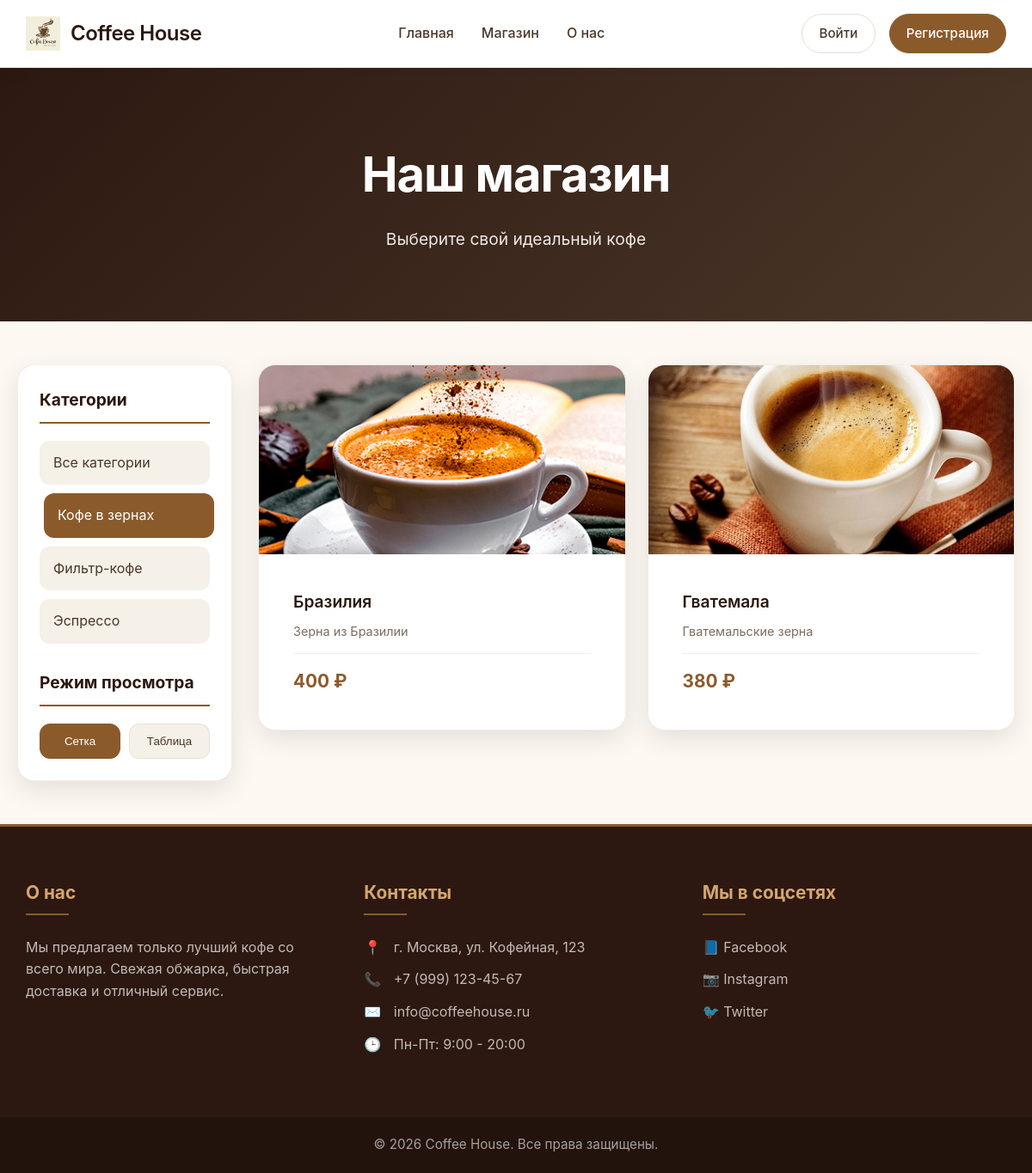
Page /shop.php?category=3 on the committed database.
### tables this page shows
CREATE TABLE categories (
    id INT AUTO_INCREMENT PRIMARY KEY,
    name VARCHAR(50) NOT NULL,
    description TEXT
);

CREATE TABLE products (
    id INT AUTO_INCREMENT PRIMARY KEY,
    category_id INT,
    name VARCHAR(100) NOT NULL,
    description TEXT,
    full_description TEXT,
    price DECIMAL(10, 2) NOT NULL,
    image VARCHAR(255),
    stock INT DEFAULT 0,
    characteristics JSON,
    created_at TIMESTAMP DEFAULT CURRENT_TIMESTAMP,
    FOREIGN KEY (category_id) REFERENCES categories(id)
);

### shop.php (the view, shortened to what this page needs)
<?php
include 'includes/header.php';
$categories_query = "SELECT * FROM categories ORDER BY name";
$categories_result = mysqli_query($conn, $categories_query);
$where = "1=1";
if (isset($_GET['category']) && !empty($_GET['category'])) {
    $category_id = (int)$_GET['category'];
    $where .= " AND category_id = $category_id";
}
$products_query = "SELECT * FROM products WHERE $where ORDER BY created_at DESC";
$products_result = mysqli_query($conn, $products_query);
?>
<div class="shop-header">
    <div class="container">
        <h1>Наш магазин</h1>
        <p>Выберите свой идеальный кофе</p>
    </div>
</div>
<div class="shop-container">
    <aside class="shop-sidebar">
        <h3>Категории</h3>
        <ul class="category-filter">
            <li>
                <a href="shop.php" <?php echo !isset($_GET['category']) ? 'class="active"' : ''; ?>>
                    Все категории
                </a>
            </li>
            <?php
            if ($categories_result && mysqli_num_rows($categories_result) > 0) {
                while ($category = mysqli_fetch_assoc($categories_result)):
            ?>
            <li>
                <a href="shop.php?category=<?php echo $category['id']; ?>"
                   <?php echo (isset($_GET['category']) && $_GET['category'] == $category['id']) ? 'class="active"' : ''; ?>>
                    <?php echo htmlspecialchars($category['name']); ?>
                </a>
            </li>
            <?php
                endwhile;
            }
            ?>
        </ul>
        <h3>Режим просмотра</h3>
        <div class="view-toggle">
            <button class="view-btn active" data-view="grid">Сетка</button>
            <button class="view-btn" data-view="table">Таблица</button>
        </div>
    </aside>
    <div class="shop-content">
        <?php if ($products_result && mysqli_num_rows($products_result) > 0): ?>
            <div class="products-grid active" id="grid-view">
                <?php
                mysqli_data_seek($products_result, 0);
                while ($product = mysqli_fetch_assoc($products_result)):
                ?>
                <div class="product-card">
                    <div class="product-image">
                        <img src="assets/images/products/<?php echo htmlspecialchars($product['image']); ?>"
                             alt="<?php echo htmlspecialchars($product['name']); ?>">
                    </div>
                    <div class="product-info">
                        <h3><?php echo htmlspecialchars($product['name']); ?></h3>
                        <p class="product-description"><?php echo htmlspecialchars($product['description']); ?></p>
                        <div class="product-footer">
                            <span class="product-price"><?php echo number_format($product['price'], 0, '', ' '); ?> ₽</span>
                        </div>
                    </div>
                </div>
                <?php endwhile; ?>
            </div>
        <?php else: ?>
            <div class="no-products">
                <p>Товары не найдены</p>
            </div>
        <?php endif; ?>
    </div>
</div>
<?php include 'includes/footer.php'; ?>

### assets/css/style.css (style rules this page uses)
* { margin: 0; padding: 0; box-sizing: border-box; }
:root { --primary: #8B5A2B; --primary-dark: #6B3F1F; --secondary: #D4A574; --dark: #2C1810; --light: #FDF8F2; --gray: #F5F0E8; --text: #4A3729; --text-light: #7E6B5C; --white: #FFFFFF; --shadow: 0 10px 30px rgba(0,0,0,0.1); --shadow-hover: 0 20px 40px rgba(139, 90, 43, 0.15); }
body { font-family: 'Inter', sans-serif; color: var(--text); background: var(--light); line-height: 1.6; min-height: 100vh; display: flex; flex-direction: column; }
.container { max-width: 1400px; margin: 0 auto; padding: 0 30px; }
.shop-header { background: linear-gradient(135deg, var(--dark) 0%, #4A3729 100%); color: var(--white); text-align: center; padding: 80px 20px; }
.shop-header h1 { font-size: 3.5rem; margin-bottom: 15px; font-weight: 700; letter-spacing: -1px; }
.shop-header p { font-size: 1.2rem; opacity: 0.9; }
.shop-container { display: grid; grid-template-columns: 280px 1fr; gap: 30px; max-width: 1400px; margin: 50px auto; padding: 0 20px; }
.shop-sidebar { background: var(--white); padding: 25px; border-radius: 20px; box-shadow: var(--shadow); border: 1px solid rgba(139, 90, 43, 0.1); position: sticky; top: 90px; height: fit-content; }
.shop-sidebar h3 { color: var(--dark); font-size: 1.2rem; margin-bottom: 20px; padding-bottom: 10px; border-bottom: 2px solid var(--primary); }
.category-filter { list-style: none; margin-bottom: 30px; }
.category-filter li { margin-bottom: 10px; }
.category-filter a { display: block; padding: 12px 15px; color: var(--text); text-decoration: none; border-radius: 12px; transition: all 0.3s; background: var(--gray); border: 1px solid transparent; }
.category-filter a:hover, .category-filter a.active { background: var(--primary); color: var(--white); transform: translateX(5px); }
.view-toggle { display: flex; gap: 10px; margin-top: 15px; }
.view-btn { flex: 1; padding: 12px; background: var(--gray); border: 1px solid rgba(139, 90, 43, 0.1); border-radius: 12px; cursor: pointer; transition: all 0.3s; font-weight: 500; color: var(--text); }
.view-btn.active { background: var(--primary); color: var(--white); border-color: var(--primary); }
.products-grid { display: none; grid-template-columns: repeat(auto-fill, minmax(280px, 1fr)); gap: 25px; }
.products-grid.active { display: grid; }
.product-card { background: var(--white); border-radius: 20px; overflow: hidden; box-shadow: var(--shadow); transition: all 0.3s; border: 1px solid rgba(139, 90, 43, 0.1); }
.product-image { position: relative; height: 220px; overflow: hidden; background: var(--gray); }
.product-image img { width: 100%; height: 100%; object-fit: cover; transition: transform 0.5s; }
.product-info { padding: 20px; }
.product-info h3 { font-size: 1.2rem; margin-bottom: 8px; color: var(--dark); font-weight: 600; }
.product-description { color: var(--text-light); font-size: 0.9rem; margin-bottom: 15px; line-height: 1.5; }
.product-footer { display: flex; justify-content: space-between; align-items: center; padding-top: 15px; border-top: 1px solid rgba(139, 90, 43, 0.1); }
.product-price { font-size: 1.3rem; font-weight: 700; color: var(--primary); }
.product-info { padding: 40px; }
@media (max-width: 1200px) { .shop-container { grid-template-columns: 250px 1fr; } }

### rows in the picture
categories: name "Кофе в зернах"
categories: name "Фильтр-кофе"
categories: name "Эспрессо"
products: image (picture), name "Бразилия", description "Зерна из Бразилии", price "400"
products: image (picture), name "Гватемала", description "Гватемальские зерна", price "380"
